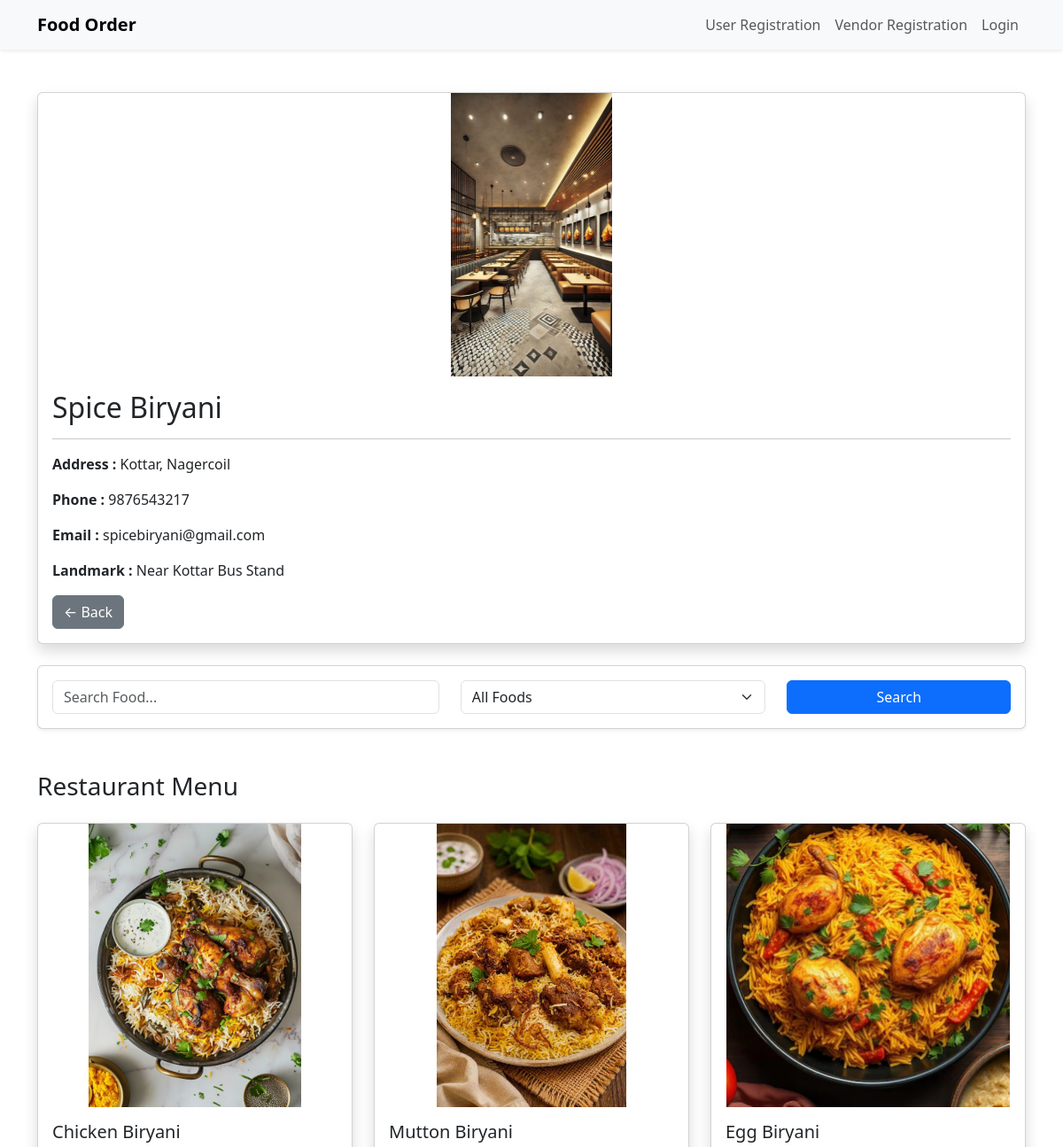
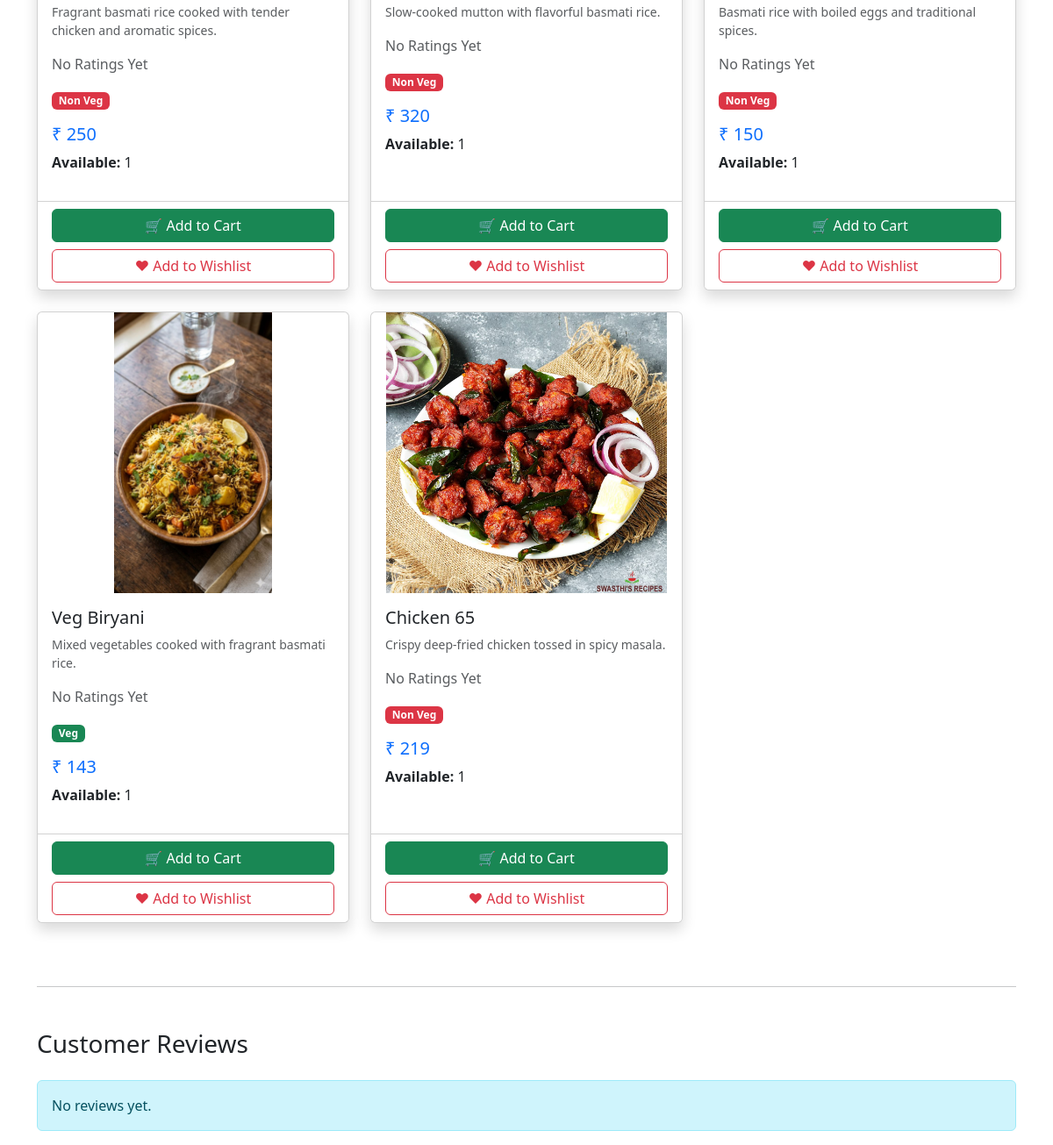
Page /restaurant/6/ on the committed database (2 pictures, top to bottom).
### accounts/models.py (models this page shows, shortened)
class VendorDetails(models.Model):
    user = models.OneToOneField(User,on_delete=models.CASCADE)
    RestaurentName=models.CharField(max_length=100)
    LICNo=models.CharField(max_length=100)
    GSTNo=models.CharField(max_length=100)
    LIC_Certificate=models.ImageField(upload_to='lic_certi/')
    Restaurent_email=models.EmailField(max_length=100)
    Restaurent_phone=models.IntegerField()
    Restaurent_address=models.CharField(max_length=100)
    landmark=models.CharField(max_length=100)
    zipcode=models.IntegerField()
    Restaurent_img=models.ImageField(upload_to='restimg/')
    is_approved=models.BooleanField(default=False)

### menu/models.py (models this page shows)
class FoodMenu(models.Model):
    restaurant = models.ForeignKey(
        VendorDetails,
        on_delete=models.CASCADE,null=True,
    blank=True
    )
    food_types = [
        ('VEG', 'veg'),
        ('NONVEG', 'nonveg')
    ]
    foodname = models.CharField(max_length=100)
    type = models.CharField(max_length=100, choices=food_types)
    price = models.IntegerField()
    foodimg = models.ImageField(upload_to='foodimg/')
    Qty = models.CharField(max_length=100)
    description = models.TextField(max_length=300, blank=True, null=True)

### accounts/views.py (the view)
# urls.py: path('restaurant/<int:id>/',views.view_restaurant,name='view_restaurant'),
def view_restaurant(request, id):
    restaurant = get_object_or_404(
        VendorDetails,
        id=id
    )
    foods = FoodMenu.objects.filter(
    restaurant=restaurant
    ).annotate(
        average_rating=Avg("review__rating")
    )
    search = request.GET.get("search")
    food_type = request.GET.get("type")
    if search:
        foods = foods.filter(
            foodname__icontains=search
        )
    if food_type:
        foods = foods.filter(
            type=food_type
        )
    reviews = Review.objects.filter(
        food__restaurant=restaurant
    ).order_by("-review_date")
    average_rating = reviews.aggregate(
        Avg("rating")
    )["rating__avg"]
    return render(
        request,
        "accounts/restaurant_details.html",
        {
            "restaurant": restaurant,
            "foods": foods,
            "reviews": reviews,
            "average_rating": average_rating,
        }
    )

### templates/accounts/restaurant_details.html (shortened to what this page needs)
{% extends 'base.html' %}
{% block content %}
<div class="container mt-5">
    <div class="card shadow">
        {% if restaurant.Restaurent_img %}
        <img src="{{ restaurant.Restaurent_img.url }}"
             class="card-img-top"
              style="height:320px; object-fit:contain;">
        {% endif %}
        <div class="card-body">
            <h2>{{ restaurant.RestaurentName }}</h2>
            <hr>
            <p><strong>Address :</strong> {{ restaurant.Restaurent_address }}</p>
            <p><strong>Phone :</strong> {{ restaurant.Restaurent_phone }}</p>
            <p><strong>Email :</strong> {{ restaurant.Restaurent_email }}</p>
            <p><strong>Landmark :</strong> {{ restaurant.landmark }}</p>
            <a href="{% url 'home' %}" class="btn btn-secondary">
                ← Back
            </a>
        </div>
    </div>
    <div class="card mt-4 shadow-sm">
        <div class="card-body">
            <form method="GET">
                <div class="row">
                    <div class="col-md-5">
                        <input
                            type="text"
                            name="search"
                            class="form-control"
                            placeholder="Search Food..."
                            value="{{ request.GET.search }}">
                    </div>
                    <div class="col-md-4">
                        <select name="type" class="form-select">
                            <option value="">All Foods</option>
                        </select>
                    </div>
                    <div class="col-md-3">
                        <button type="submit"
                                class="btn btn-primary w-100">
                            Search
                        </button>
                    </div>
                </div>
            </form>
        </div>
    </div>
    <h3 class="mt-5 mb-4">Restaurant Menu</h3>
    <div class="row">
        {% for food in foods %}
        <div class="col-md-4 mb-4">
            <div class="card h-100 shadow">
                <img src="{{ food.foodimg.url }}"
                     class="card-img-top"
                      style="height:320px; object-fit:contain;">
                <div class="card-body">
                    <h5>{{ food.foodname }}</h5>
                    <p class="text-muted small">
                    {{ food.description }}
                      </p>
                    {% if food.average_rating %}
                        <p class="text-warning">
                            ⭐ {{ food.average_rating|floatformat:1 }}/5
                        </p>
                    {% else %}
                        <p class="text-muted">
                            No Ratings Yet
                        </p>
                    {% endif %}
                    {% if food.type == "VEG" %}
                        <span class="badge bg-success">
                            Veg
                        </span>
                    {% else %}
                        <span class="badge bg-danger">
                            Non Veg
                        </span>
                    {% endif %}
                    <h5 class="mt-3 text-primary">
                        ₹ {{ food.price }}
                    </h5>
                    <p>
                        <strong>Available:</strong>
                        {{ food.Qty }}
                    </p>
                </div>
                <div class="card-footer bg-white">
                    <div class="d-grid gap-2">
                        <a href="{% url 'add_to_cart' food.id %}"
                           class="btn btn-success">
                            🛒 Add to Cart
                        </a>
                        <a href="{% url 'add_to_wishlist' food.id %}"
                           class="btn btn-outline-danger">
                            ❤ Add to Wishlist
                        </a>
                    </div>
                </div>
            </div>
        </div>
        {% empty %}
        <div class="alert alert-warning text-center">
            No food items found.
        </div>
        {% endfor %}
    </div>
    <hr class="my-5">
    <h3 class="mb-4">Customer Reviews</h3>
    {% if reviews %}
        {% for review in reviews %}
        <div class="card mb-3 shadow-sm">
            <div class="card-body">
                <h5>{{ review.user.username }}</h5>
                <p>
                    {% if review.rating == 5 %}
                        ⭐⭐⭐⭐⭐
                    {% elif review.rating == 4 %}
                        ⭐⭐⭐⭐
                    {% elif review.rating == 3 %}
                        ⭐⭐⭐
                    {% elif review.rating == 2 %}
                        ⭐⭐
                    {% else %}
                        ⭐
                    {% endif %}
                </p>
                <p>{{ review.review }}</p>
                <small class="text-muted">
                    {{ review.review_date }}
                </small>
            </div>
        </div>
        {% endfor %}
    {% else %}
        <div class="alert alert-info">
            No reviews yet.
        </div>
    {% endif %}
</div>
{% endblock %}

### rows in the picture
VendorDetails: Restaurent_img (picture), RestaurentName "Spice Biryani", Restaurent_address "Kottar, Nagercoil", Restaurent_phone "9876543217", Restaurent_email "spicebiryani@gmail.com", landmark "Near Kottar Bus Stand"
FoodMenu: foodimg (picture), foodname "Chicken Biryani", description "Fragrant basmati rice cooked with tender chicken and aromatic spices.", shows "No Ratings Yet", type "Non Veg", price "250", Qty "1"
FoodMenu: foodimg (picture), foodname "Mutton Biryani", description "Slow-cooked mutton with flavorful basmati rice.", shows "No Ratings Yet", type "Non Veg", price "320", Qty "1"
FoodMenu: foodimg (picture), foodname "Egg Biryani", description "Basmati rice with boiled eggs and traditional spices.", shows "No Ratings Yet", type "Non Veg", price "150", Qty "1"
FoodMenu: foodimg (picture), foodname "Veg Biryani", description "Mixed vegetables cooked with fragrant basmati rice.", shows "No Ratings Yet", type "Veg", price "143", Qty "1"
FoodMenu: foodimg (picture), foodname "Chicken 65", description "Crispy deep-fried chicken tossed in spicy masala.", shows "No Ratings Yet", type "Non Veg", price "219", Qty "1"
